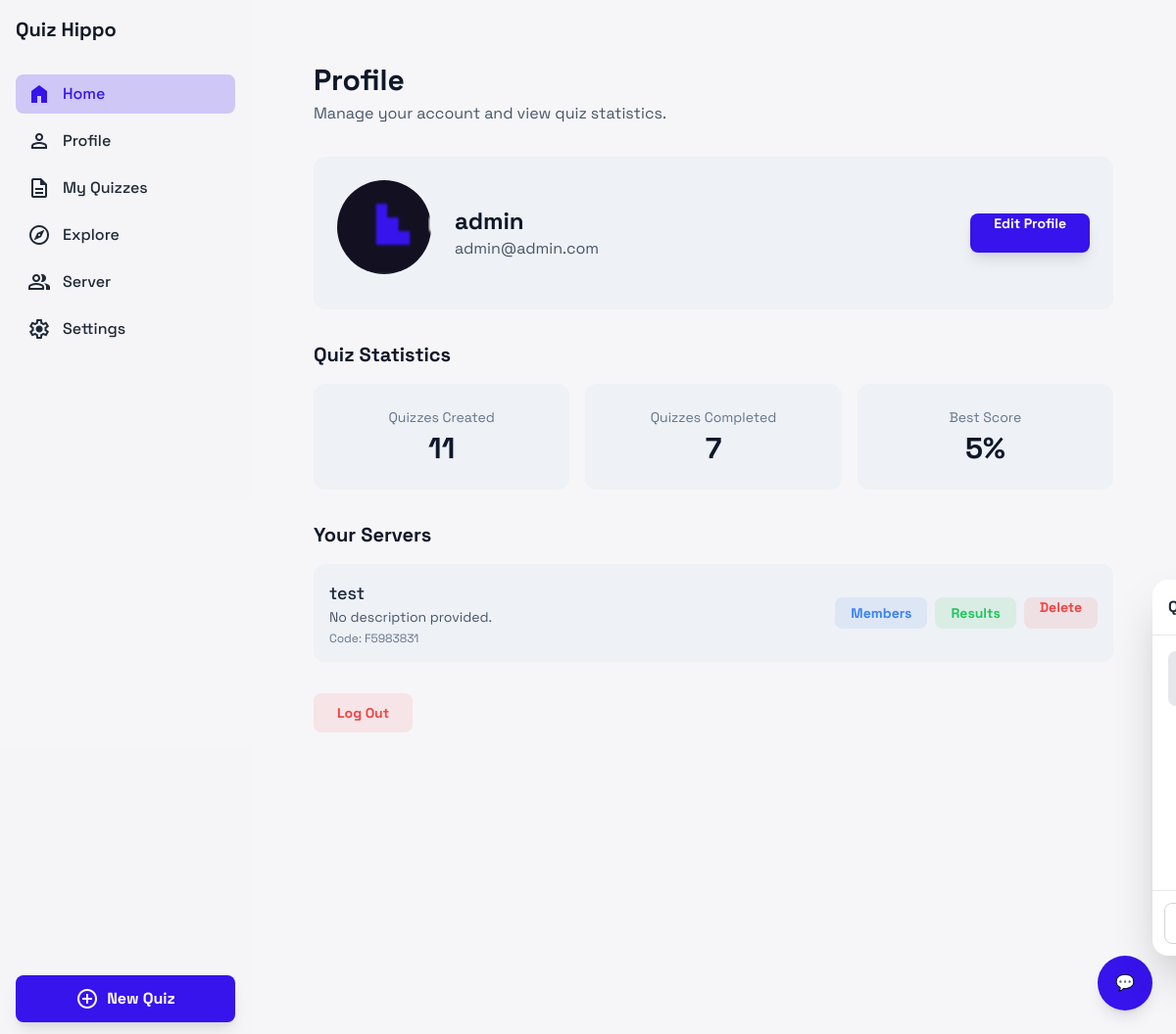
/profile/ (signed in), run on the app's committed database.
### app/models.py (models this page shows, shortened)
class UserProfile(models.Model):
    user = models.OneToOneField(User, on_delete=models.CASCADE)
    bio = models.TextField(blank=True)
    avatar = models.ImageField(upload_to='avatars/', null=True, blank=True)
    light_mode = models.BooleanField(default=False)

class Server(models.Model):
    name = models.CharField(max_length=100)
    description = models.TextField(blank=True)
    code = models.CharField(max_length=8, unique=True, editable=False)
    created_by = models.ForeignKey(User, on_delete=models.CASCADE, related_name="servers")
    members = models.ManyToManyField(User, related_name="joined_servers", blank=True)
    created_at = models.DateTimeField(auto_now_add=True)

### app/views.py (the view)
# urls.py: path("profile/", views.profile, name="profile"),
def profile(request):
    servers = Server.objects.filter(created_by=request.user)
    quizzes_created = Quiz.objects.filter(user=request.user).count()
    quizzes_completed = QuizAttempt.objects.filter(user=request.user).count()
    best_score = QuizAttempt.objects.filter(user=request.user).aggregate(
        Max('score')
    )['score__max'] or 0
    server_quizzes = ServerQuiz.objects.filter(server__in=servers).values_list('quiz', flat=True)
    attempts = QuizAttempt.objects.filter(quiz__in=server_quizzes).select_related('user', 'quiz')
    return render(request, 'profile.html', {
        'servers': servers,
        'attempts': attempts,  # ✅ added context
        'quizzes_created': quizzes_created,
        'quizzes_completed': quizzes_completed,
        'best_score': f"{best_score}%",
    })

### templates/profile.html (shortened to what this page needs)
{% extends "base.html" %}
{% load static %}
{% block content %}
<div class="flex min-h-screen">
  <main class="flex-1">
    <div class="flex flex-col">
      <div class="p-4 sm:p-6 lg:p-8">
        <div class="max-w-4xl mx-auto">
          <div class="mb-8">
            <h1 class="text-3xl font-bold text-slate-900 dark:text-white">Profile</h1>
            <p class="text-slate-600 dark:text-slate-400 mt-1">
              Manage your account and view quiz statistics.
            </p>
          </div>
          <div class="flex flex-col sm:flex-row items-center gap-6 p-6 rounded-xl bg-slate-200/40 dark:bg-slate-800/40 mb-8">
            <div class="flex-shrink-0">
              {% if user.userprofile.avatar %}
                <img src="{{ user.userprofile.avatar.url }}"
                     alt="{{ user.username }}"
                     class="w-24 h-24 rounded-full mb-3">
              {% else %}
                <img src="{% static 'images/hippo.png' %}"
                     alt="{{ user.username }}"
                     class="w-24 h-24 rounded-full mb-3">
              {% endif %}
            </div>
            <div class="flex-1 text-center sm:text-left">
              <h2 class="text-2xl font-bold text-slate-900 dark:text-white">{{ user.get_full_name|default:user.username }}</h2>
              <p class="text-slate-600 dark:text-slate-400">{{ user.email }}</p>
            </div>
            <a href="{% url 'settings' %}"
               class="w-full sm:w-auto flex-shrink-0 h-10 px-6 bg-primary text-white rounded-lg text-sm font-bold shadow-lg hover:bg-primary/90 transition-all">
              Edit Profile
            </a>
          </div>
          <div class="mb-8">
            <h2 class="text-xl font-bold text-slate-900 dark:text-white mb-4">Quiz Statistics</h2>
            <div class="grid grid-cols-1 sm:grid-cols-2 lg:grid-cols-3 gap-4">
              <div class="p-6 rounded-xl bg-slate-200/40 dark:bg-slate-800/40 text-center">
                <p class="text-sm text-slate-500">Quizzes Created</p>
                <p class="text-3xl font-bold text-slate-900 dark:text-white mt-1">{{ quizzes_created|default:"0" }}</p>
              </div>
              <div class="p-6 rounded-xl bg-slate-200/40 dark:bg-slate-800/40 text-center">
                <p class="text-sm text-slate-500">Quizzes Completed</p>
                <p class="text-3xl font-bold text-slate-900 dark:text-white mt-1">{{ quizzes_completed|default:"0" }}</p>
              </div>
              <div class="p-6 rounded-xl bg-slate-200/40 dark:bg-slate-800/40 text-center">
                <p class="text-sm text-slate-500">Best Score</p>
                <p class="text-3xl font-bold text-slate-900 dark:text-white mt-1">{{ best_score|default:"0%" }}</p>
              </div>
            </div>
          </div>
          <div class="mb-8">
            <h2 class="text-xl font-bold text-slate-900 dark:text-white mb-4">Your Servers</h2>
            {% if servers %}
              <div class="divide-y divide-slate-200/80 dark:divide-slate-800/80 rounded-xl overflow-hidden bg-slate-200/40 dark:bg-slate-800/40">
                {% for server in servers %}
                  <div class="flex flex-col sm:flex-row sm:items-center justify-between p-4 gap-4">
                    <div>
                      <p class="font-medium text-slate-800 dark:text-slate-200 text-lg">{{ server.name }}</p>
                      <p class="text-sm text-slate-600 dark:text-slate-400">{{ server.description|default:"No description provided." }}</p>
                      <p class="text-xs text-slate-500 mt-1">Code: {{ server.code }}</p>
                    </div>
                    <div class="flex gap-2">
                      <button onclick="openModal('membersModal-{{ server.id }}')"
                              class="h-8 px-4 text-sm font-bold rounded-lg bg-blue-500/10 text-blue-500 hover:bg-blue-500/20 transition-colors">
                        Members
                      </button>
                      <button onclick="openModal('resultsModal-{{ server.id }}')"
                              class="h-8 px-4 text-sm font-bold rounded-lg bg-green-500/10 text-green-500 hover:bg-green-500/20 transition-colors">
                        Results
                      </button>
                      <a href="{% url 'delete_server' server.id %}"
                         class="h-8 px-4 text-sm font-bold rounded-lg bg-red-500/10 text-red-500 hover:bg-red-500/20 transition-colors">
                        Delete
                      </a>
                    </div>
                  </div>
                {% endfor %}
              </div>
            {% else %}
              <p class="text-slate-500 text-center py-6">You haven’t created any servers yet.</p>
            {% endif %}
          </div>
          <div class="mt-8 flex justify-start">
            <form method="post" action="{% url 'logout' %}">
              <button type="submit"
                      class="h-10 px-6 text-sm font-bold rounded-lg bg-red-500/10 dark:bg-red-500/20 text-red-500 hover:bg-red-500/20 dark:hover:bg-red-500/30 transition-colors">
                Log Out
              </button>
            </form>
          </div>
        </div>
      </div>
    </div>
  </main>
</div>
{% endblock %}

### templates/base.html (style rules this page uses)
body { font-family: 'Space Grotesk', sans-serif; }

### data on the page
Server: name "test", description "No description provided.", code "F5983831"

### other printed values
{{ user.get_full_name|default:user.username }} "admin"
{{ user.email }} "admin@admin.com"
{{ quizzes_created|default:"0" }} "11"
{{ quizzes_completed|default:"0" }} "7"
{{ best_score|default:"0%" }} "5%"
